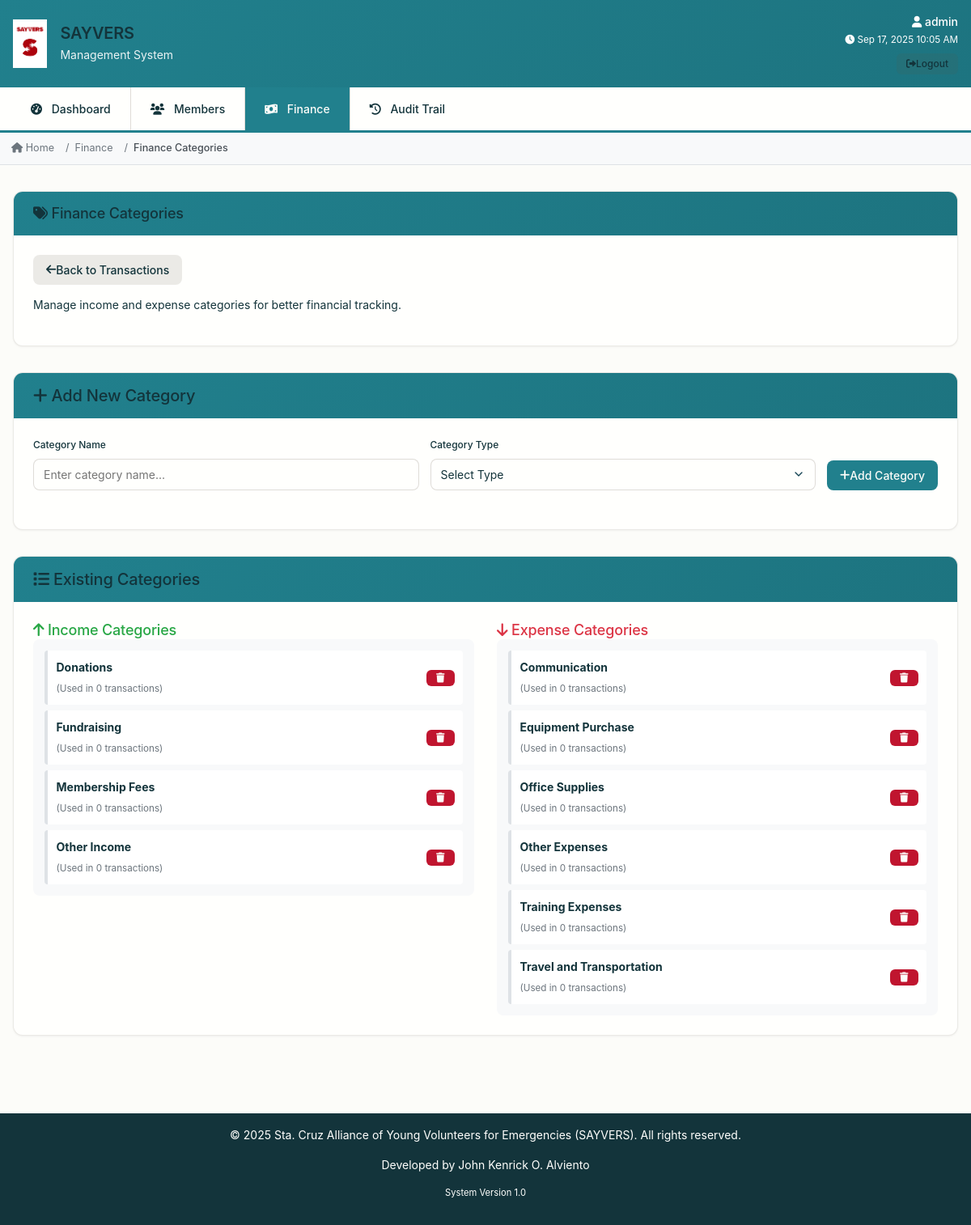
Page /modules/finance/categories.php (signed in) on the committed database.
### tables this page shows
CREATE TABLE finance_categories (
    id INT AUTO_INCREMENT PRIMARY KEY,
    category_name VARCHAR(100) NOT NULL,
    category_type ENUM('Income', 'Expense') NOT NULL,
    created_at TIMESTAMP DEFAULT CURRENT_TIMESTAMP
);

### config/config.php (called while the page is built, shortened)
<?php
function formatDateTime($datetime) {
    return date('M d, Y g:i A', strtotime($datetime));
}
?>

### modules/finance/categories.php (the view, shortened to what this page needs)
<?php
require_once '../../config/config.php';
$page_title = 'Finance Categories';
try {
    $categories = $pdo->query("
        SELECT fc.*,
               COUNT(ft.id) as usage_count
        FROM finance_categories fc
        LEFT JOIN financial_transactions ft ON fc.id = ft.category_id
        GROUP BY fc.id
        ORDER BY fc.category_type, fc.category_name
    ")->fetchAll();
} catch(PDOException $e) {
    error_log("Categories fetch error: " . $e->getMessage());
    $categories = [];
}
include '../../includes/header.php';
?>
<div class="container">
    <div class="card">
        <div class="card-header">
            <h2><i class="fas fa-tags"></i> Finance Categories</h2>
        </div>
        <div class="card-body">
            <div class="btn-group">
                <a href="index.php" class="btn btn-secondary">
                    <i class="fas fa-arrow-left"></i> Back to Transactions
                </a>
            </div>
            <p style="margin-top: 1rem;">Manage income and expense categories for better financial tracking.</p>
        </div>
    </div>
    <div class="card">
        <div class="card-header">
            <h3><i class="fas fa-plus"></i> Add New Category</h3>
        </div>
        <div class="card-body">
            <form method="POST">
                <div class="form-row">
                    <div class="form-group">
                        <label for="category_name" class="form-label">Category Name</label>
                        <input type="text" id="category_name" name="category_name" class="form-control"
                               placeholder="Enter category name..." required>
                    </div>
                    <div class="form-group">
                        <label for="category_type" class="form-label">Category Type</label>
                        <select id="category_type" name="category_type" class="form-control" required>
                            <option value="">Select Type</option>
                        </select>
                    </div>
                    <div class="form-group" style="display: flex; align-items: end;">
                        <button type="submit" name="add_category" class="btn btn-primary">
                            <i class="fas fa-plus"></i> Add Category
                        </button>
                    </div>
                </div>
            </form>
        </div>
    </div>
    <div class="card">
        <div class="card-header">
            <h3><i class="fas fa-list"></i> Existing Categories</h3>
        </div>
        <div class="card-body">
            <?php if (empty($categories)): ?>
                <div style="text-align: center; padding: 2rem;">
                    <i class="fas fa-tags" style="font-size: 3rem; color: #ccc; margin-bottom: 1rem;"></i>
                    <h4 style="color: #666;">No categories found</h4>
                    <p style="color: #999;">Add your first category using the form above.</p>
                </div>
            <?php else: ?>
                <div style="display: grid; grid-template-columns: 1fr 1fr; gap: 2rem;">
                    <div>
                        <h4 class="text-success"><i class="fas fa-arrow-up"></i> Income Categories</h4>
                        <div class="category-list">
                            <?php
                            $income_categories = array_filter($categories, function($cat) { return $cat['category_type'] === 'Income'; });
                            if (empty($income_categories)):
                            ?>
                                <p class="text-muted">No income categories yet.</p>
                            <?php else: ?>
                                <?php foreach ($income_categories as $category): ?>
                                    <div class="category-item">
                                        <div class="category-info">
                                            <strong><?php echo htmlspecialchars($category['category_name']); ?></strong>
                                            <small class="text-muted">
                                                (Used in <?php echo $category['usage_count']; ?> transaction<?php echo $category['usage_count'] != 1 ? 's' : ''; ?>)
                                            </small>
                                        </div>
                                        <?php if ($category['usage_count'] == 0): ?>
                                            <form method="POST" style="display: inline;"
                                                  onsubmit="return confirm('Are you sure you want to delete this category?')">
                                                <button type="submit" name="delete_category" class="btn btn-sm btn-danger">
                                                    <i class="fas fa-trash"></i>
                                                </button>
                                            </form>
                                        <?php endif; ?>
                                    </div>
                                <?php endforeach; ?>
                            <?php endif; ?>
                        </div>
                    </div>
                    <div>
                        <h4 class="text-danger"><i class="fas fa-arrow-down"></i> Expense Categories</h4>
                        <div class="category-list">
                            <?php
                            $expense_categories = array_filter($categories, function($cat) { return $cat['category_type'] === 'Expense'; });
                            if (empty($expense_categories)):
                            ?>
                                <p class="text-muted">No expense categories yet.</p>
                            <?php else: ?>
                                <?php foreach ($expense_categories as $category): ?>
                                    <div class="category-item">
                                        <div class="category-info">
                                            <strong><?php echo htmlspecialchars($category['category_name']); ?></strong>
                                            <small class="text-muted">
                                                (Used in <?php echo $category['usage_count']; ?> transaction<?php echo $category['usage_count'] != 1 ? 's' : ''; ?>)
                                            </small>
                                        </div>
                                        <?php if ($category['usage_count'] == 0): ?>
                                            <form method="POST" style="display: inline;"
                                                  onsubmit="return confirm('Are you sure you want to delete this category?')">
                                                <button type="submit" name="delete_category" class="btn btn-sm btn-danger">
                                                    <i class="fas fa-trash"></i>
                                                </button>
                                            </form>
                                        <?php endif; ?>
                                    </div>
                                <?php endforeach; ?>
                            <?php endif; ?>
                        </div>
                    </div>
                </div>
            <?php endif; ?>
        </div>
    </div>
</div>
<?php include '../../includes/footer.php'; ?>

### includes/header.php (shortened to what this page needs)
<!DOCTYPE html>
<html lang="en">
<head>
    <link rel="stylesheet" href="<?php echo BASE_URL; ?>assets/css/style.css">
    <link rel="stylesheet" href="https://cdnjs.cloudflare.com/ajax/libs/font-awesome/6.0.0/css/all.min.css">
</head>
<body>
    <header class="header">
        <div class="header-content">
            <div class="logo-section">
                <img src="<?php echo BASE_URL; ?>assets/images/logo.png" alt="SAYVERS Logo" class="logo">
                <div class="org-info">
                    <h1><?php echo ORGANIZATION_SHORT; ?></h1>
                    <p>Management System</p>
                </div>
            </div>
            <div class="user-info">
                <span><i class="fas fa-user"></i> <?php echo htmlspecialchars($_SESSION['admin_username']); ?></span><br>
                <small><i class="fas fa-clock"></i> <?php echo formatDateTime(date('Y-m-d H:i:s')); ?></small><br>
                <a href="<?php echo BASE_URL; ?>modules/auth/logout.php" class="btn btn-sm btn-secondary" style="margin-top: 0.5rem;">
                    <i class="fas fa-sign-out-alt"></i> Logout
                </a>
            </div>
        </div>
    </header>
    <?php include 'navbar.php'; ?>
    <main>

### includes/navbar.php (shortened to what this page needs)
<?php
$current_page = basename($_SERVER['PHP_SELF']);
$current_module = '';
$path_parts = explode('/', $_SERVER['REQUEST_URI']);
foreach ($path_parts as $part) {
    if (in_array($part, ['members', 'finance', 'audit'])) {
        $current_module = $part;
        break;
    }
}
function isActive($module, $current_module, $current_page) {
    return ($current_module === $module) ? 'active' : '';
}
?>
<nav class="navbar">
    <div style="max-width: 1200px; margin: 0 auto; padding: 0 1rem; width: 100%;">
        <ul class="navbar-nav">
            <li class="nav-item">
                <a href="<?php echo BASE_URL; ?>index.php"
                   class="nav-link <?php echo isActive('dashboard', $current_module, $current_page); ?>">
                    <i class="fas fa-tachometer-alt"></i> Dashboard
                </a>
            </li>
            <li class="nav-item">
                <a href="<?php echo BASE_URL; ?>modules/members/index.php"
                   class="nav-link <?php echo isActive('members', $current_module, $current_page); ?>">
                    <i class="fas fa-users"></i> Members
                </a>
            </li>
            <li class="nav-item">
                <a href="<?php echo BASE_URL; ?>modules/finance/index.php"
                   class="nav-link <?php echo isActive('finance', $current_module, $current_page); ?>">
                    <i class="fas fa-money-bill-wave"></i> Finance
                </a>
            </li>
            <li class="nav-item">
                <a href="<?php echo BASE_URL; ?>modules/audit/index.php"
                   class="nav-link <?php echo isActive('audit', $current_module, $current_page); ?>">
                    <i class="fas fa-history"></i> Audit Trail
                </a>
            </li>
        </ul>
    </div>
</nav>
<div style="background: #f8f9fa; border-bottom: 1px solid #dee2e6; padding: 0.75rem 0;">
    <div style="max-width: 1200px; margin: 0 auto; padding: 0 1rem;">
        <nav aria-label="breadcrumb">
            <ol style="display: flex; list-style: none; margin: 0; padding: 0; font-size: 0.9rem;">
                <li style="margin-right: 0.5rem;">
                    <a href="<?php echo BASE_URL; ?>index.php" style="color: #6c757d; text-decoration: none;">
                        <i class="fas fa-home"></i> Home
                    </a>
                </li>
                <?php if (!empty($current_module)): ?>
                    <li style="margin: 0 0.5rem; color: #6c757d;">/</li>
                    <li style="margin-right: 0.5rem;">
                        <a href="<?php echo BASE_URL; ?>modules/<?php echo $current_module; ?>/index.php"
                           style="color: #6c757d; text-decoration: none; text-transform: capitalize;">
                            <?php echo ucfirst($current_module); ?>
                        </a>
                    </li>
                <?php endif; ?>
                <?php if (isset($page_title) && $page_title !== 'Dashboard'): ?>
                    <li style="margin: 0 0.5rem; color: #6c757d;">/</li>
                    <li style="color: #495057; font-weight: 500;">
                        <?php echo $page_title; ?>
                    </li>
                <?php endif; ?>
            </ol>
        </nav>
    </div>
</div>

### includes/footer.php (shortened to what this page needs)
    </main>
    <footer class="footer">
        <div style="max-width: 1200px; margin: 0 auto; padding: 0 1rem;">
            <p>&copy; <?php echo date('Y'); ?> <?php echo ORGANIZATION_NAME; ?>. All rights reserved.</p>
            <p>Developed by John Kenrick O. Alviento</p>
            <p style="font-size: 0.8rem; margin-top: 0.5rem;">
                System Version <?php echo SYSTEM_VERSION; ?>
            </p>
        </div>
    </footer>
</body>
</html>

### modules/finance/categories.php (style rules this page uses)
.form-row { display: grid; grid-template-columns: 1fr 1fr auto; gap: 1rem; align-items: end; }
.category-list { background: #f8f9fa; border-radius: 8px; padding: 1rem; min-height: 200px; }
.category-item { display: flex; justify-content: space-between; align-items: center; padding: 0.75rem; margin-bottom: 0.5rem; background: white; border-radius: 4px; border-left: 4px solid #dee2e6; }
.category-item:last-child { margin-bottom: 0; }
.category-info { flex: 1; }
.category-info strong { display: block; margin-bottom: 0.25rem; }
.text-success { color: #28a745 !important; }
.text-danger { color: #dc3545 !important; }
.text-muted { color: #6c757d !important; }
.btn-group { display: flex; gap: 0.5rem; flex-wrap: wrap; }

### rows in the picture
finance_categories: category_name "Donations", usage_count "0"
finance_categories: category_name "Fundraising", usage_count "0"
finance_categories: category_name "Membership Fees", usage_count "0"
finance_categories: category_name "Other Income", usage_count "0"
finance_categories: category_name "Communication", usage_count "0"
finance_categories: category_name "Equipment Purchase", usage_count "0"
finance_categories: category_name "Office Supplies", usage_count "0"
finance_categories: category_name "Other Expenses", usage_count "0"
finance_categories: category_name "Training Expenses", usage_count "0"
finance_categories: category_name "Travel and Transportation", usage_count "0"

### other values in the picture
ORGANIZATION_SHORT "SAYVERS"
$_SESSION['admin_username'] "admin"
$current_module "Finance"
$page_title "Finance Categories"
ORGANIZATION_NAME "Sta. Cruz Alliance of Young Volunteers for Emergencies (SAYVERS)"
SYSTEM_VERSION "1.0"
